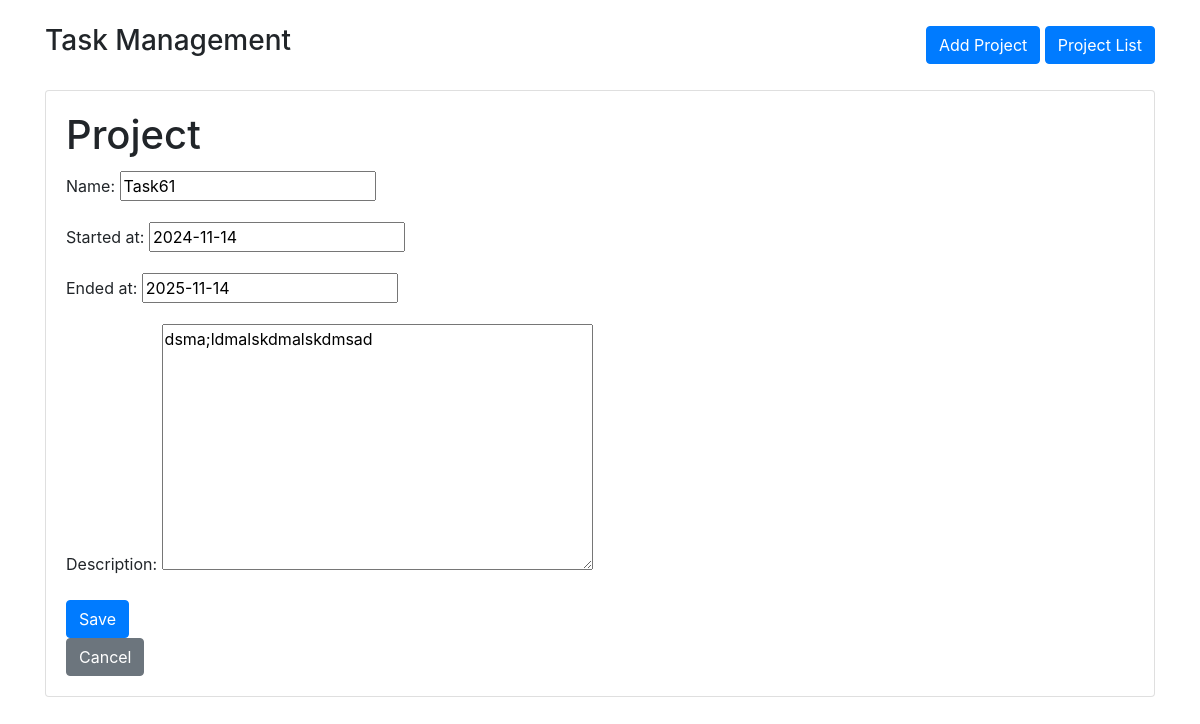
/project/1/edit/, run on the app's committed database.
### to_do_list/models.py (models this page shows, shortened)
class Project(models.Model):
    name = models.CharField(max_length=100, verbose_name='Name')
    start_date = models.DateField(verbose_name='Started at')
    end_date = models.DateField(null=True, blank=True, verbose_name='Ended at')
    description = models.TextField(verbose_name='Description')
    class Meta:
        db_table = 'projects'
        verbose_name = 'project'
        verbose_name_plural = 'projects'

### to_do_list/views.py (the view)
# urls.py: path('project/<int:pk>/edit/', views.ProjectUpdateView.as_view(), name='project_edit'),
class ProjectUpdateView(UpdateView):
    model = Project
    form_class = ProjectForm
    template_name = 'partial/project_form.html'
    success_url = reverse_lazy('project_list')

### to_do_list/forms.py
class ProjectForm(forms.ModelForm):
    class Meta:
        model = Project
        fields = ['name', 'start_date', 'end_date', 'description']

### to_do_list/templates/partial/project_form.html (shortened to what this page needs)
{% extends "base.html" %}
{% block content %}
    <div class="card">
        <div class="card-body">
            <h1 class="card-title">{{ view.extra_context.title }} Project</h1>
            <form method="post">
                {{ form.as_p }}
                <button type="submit" class="btn btn-primary">Save</button>
            </form>
            <a href="{% url 'project_list' %}" class="btn btn-secondary">Cancel</a>
        </div>
    </div>
{% endblock %}

### data on the page
Project: name "Task61", start_date "2024-11-14", end_date "2025-11-14", description "dsma;ldmalskdmalskdmsad"
